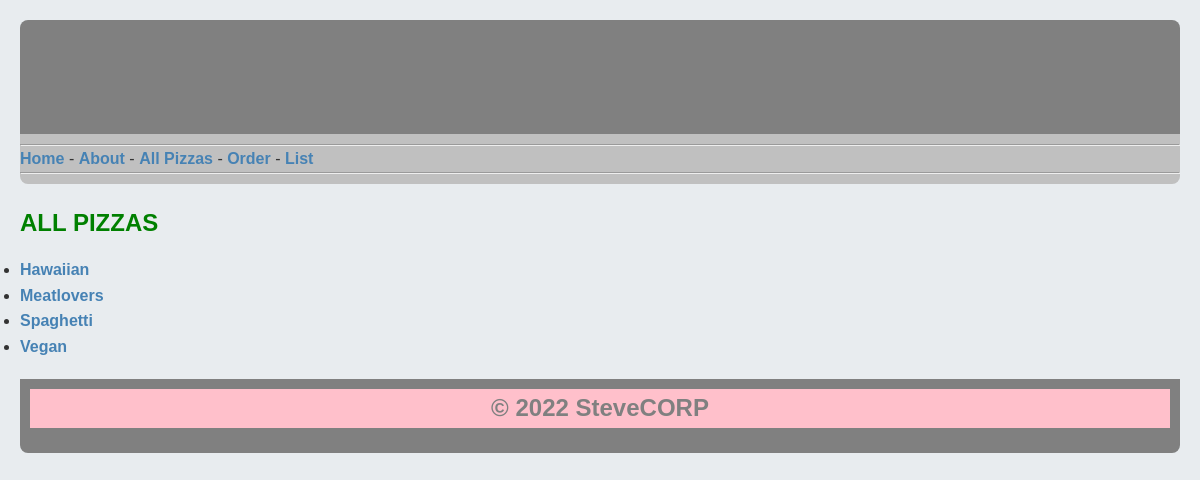
The app's page /all_pizzas with its own data.
### tables this page shows
CREATE TABLE Pizza (id INTEGER PRIMARY KEY AUTOINCREMENT, name STRING (80), description TEXT (250), base INTEGER REFERENCES Base (id), toppings STRING, picture STRING);

### main.py (the view)
@app.route('/all_pizzas')
def all_pizzas():
    db = get_db()
    cursor = db.execute('SELECT id,name FROM Pizza ORDER BY name ASC')
    pizzas = cursor.fetchall()
    db.close()
    return render_template('all_pizzas.html', title='ALL PIZZAS', pizzas=pizzas)

### templates/all_pizzas.html
{% extends 'layout.html' %}
{% block content %}
<h2 style="color:green;">ALL PIZZAS</h2>
<ul>
    {% for pizza in pizzas %}
        <li><a href="/pizza/{{ pizza[0] }}">{{ pizza[1] }}</a></li>
    {% endfor %}
</ul>
{% endblock %}

### static/style.css (style rules this page uses)
* { margin: 0; padding: 0; box-sizing: border-box; }
body { font-family: 'Arial', sans-serif; line-height: 1.6; color: #333333; background-color: #E8ECEF; margin: 0 auto; max-width: 1200px; padding: 20px; }
h1, h2 { color: #808080; margin-bottom: 15px; }
h2 { font-size: 1.5em; }
a { color: #4682B4; text-decoration: none; font-weight: bold; }

### records on screen
Pizza: name "Hawaiian"
Pizza: name "Meatlovers"
Pizza: name "Spaghetti"
Pizza: name "Vegan"
